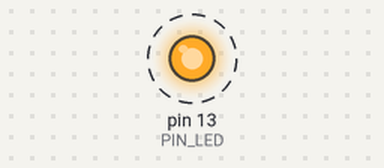
A sketch run on a simulated Arduino Uno, built with avr-gcc and run on an emulated ATmega328P. Shown: output pins drawn as LEDs (lit = HIGH). Dashed ring = blinking.

Above: at 0.2 s.
Timing chart, 0 to 3.0 s (numbered marks = the images above):
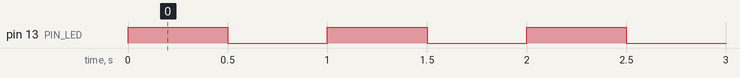

The sketch:

07-variables-para-representar-tiempo.ino
```cpp
// Curso PX-32 — Lección 07: una variable representa el tiempo.
const int PIN_LED = LED_BUILTIN;
int intervaloMs = 500;

void setup() {
  pinMode(PIN_LED, OUTPUT);
}

void loop() {
  digitalWrite(PIN_LED, HIGH);
  delay(intervaloMs);

  digitalWrite(PIN_LED, LOW);
  delay(intervaloMs);
}
```

Measured:
- by itself, pin 13 (PIN_LED): alternates HIGH for 0.50 s and LOW for 0.50 s
